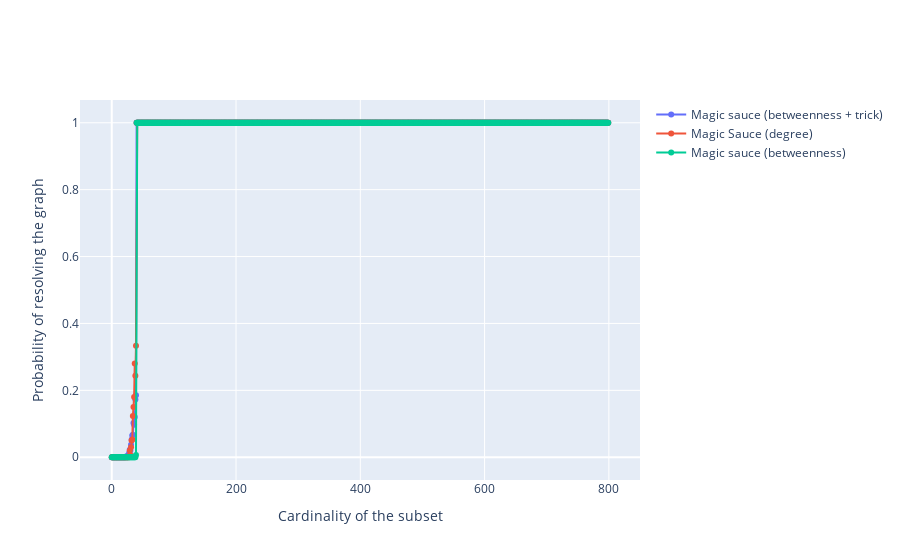

Notebook source saved alongside this figure:
### Code cell
# Define your data
x = list(solutions_rand_fb.keys())
y = list(solutions_rand_fb.values())


x2 = list(solutions_prob_d.keys())
y2 = list(solutions_prob_d.values())

x3 = list(solutions_prob_bc_fb.keys())
y3 = list(solutions_prob_bc_fb.values())

x4 = list(solutions_prob_dc_fb.keys())
y4 = list(solutions_prob_dc_fb.values())

x5 = list(solutions_prob_so_fb.keys())
y5 = list(solutions_prob_so_fb.values())

x6 = list(solutions_prob_cc_fb.keys())
y6 = list(solutions_prob_cc_fb.values())

x7 = list(solutions_prob_ms_bc_add.keys())
y7 = list(solutions_prob_ms_bc_add.values())

x8 = list(solutions_prob_eigen_fb.keys())
y8 = list(solutions_prob_eigen_fb.values())

x9 = list(solutions_prob_ms_d.keys())
y9 = list(solutions_prob_ms_d.values())

x10 = list(solutions_prob_ms_bc.keys())
y10 = list(solutions_prob_ms_bc.values())

# Define the trace for the scatter plot
trace = go.Scatter(x=x, y=y, mode='markers+lines', name='Random vertices')
trace2 = go.Scatter(x=x2, y=y2, mode='markers+lines', name='Random vertices (prop to degree)')
trace3 = go.Scatter(x=x3, y=y3, mode='markers+lines', name='Betweeness centrality')
trace4 = go.Scatter(x=x4, y=y4, mode='markers+lines', name='Degree centrality')
trace5 = go.Scatter(x=x5, y=y5, mode='markers+lines', name='Second order centrality)')
trace6 = go.Scatter(x=x6, y=y6, mode='markers+lines', name='Closness centrality')
trace7 = go.Scatter(x=x7, y=y7, mode='markers+lines', name='Magic sauce (betweenness + trick)')
trace8 = go.Scatter(x=x8, y=y8, mode='markers+lines', name='Eigenvector centrality')
trace9 = go.Scatter(x=x9, y=y9, mode='markers+lines', name='Magic Sauce (degree)')
trace10 = go.Scatter(x=x10, y=y10, mode='markers+lines', name='Magic sauce (betweenness)')

# Define the layout
layout = go.Layout(#title='Probability of resolving the graph as a function of the subset cardinality', 
                   #title_x=0.5,
                   xaxis=dict(title='Cardinality of the subset'), 
                   yaxis=dict(title='Probability of resolving the graph'))
                   #legend=dict(x=0.67, y=0.08, orientation='v'))

# Combine the traces and layout into a figure
fig = go.Figure(data=[trace, trace1, trace3, trace4, trace5, trace6, trace7, trace8, trace9, trace10], layout=layout)

# Show the figure
fig.show()

### Figure 1 — Plotly figure (JSON) as saved in the notebook; plotly's stock layout.template omitted (floating-point values rounded to 4 significant figures; data arrays with more than 128 entries replaced by an {"elided": "..."} marker saying what was removed)
{"data": [{"mode": "markers+lines", "name": "Magic sauce (betweenness + trick)", "type": "scatter", "x": {"elided": "800 int values"}, "y": {"elided": "800 float values"}}, {"mode": "markers+lines", "name": "Magic Sauce (degree)", "type": "scatter", "x": {"elided": "800 int values"}, "y": {"elided": "800 float values"}}, {"mode": "markers+lines", "name": "Magic sauce (betweenness)", "type": "scatter", "x": {"elided": "800 int values"}, "y": {"elided": "800 float values"}}], "layout": {"xaxis": {"title": {"text": "Cardinality of the subset"}}, "yaxis": {"title": {"text": "Probability of resolving the graph"}}}}
